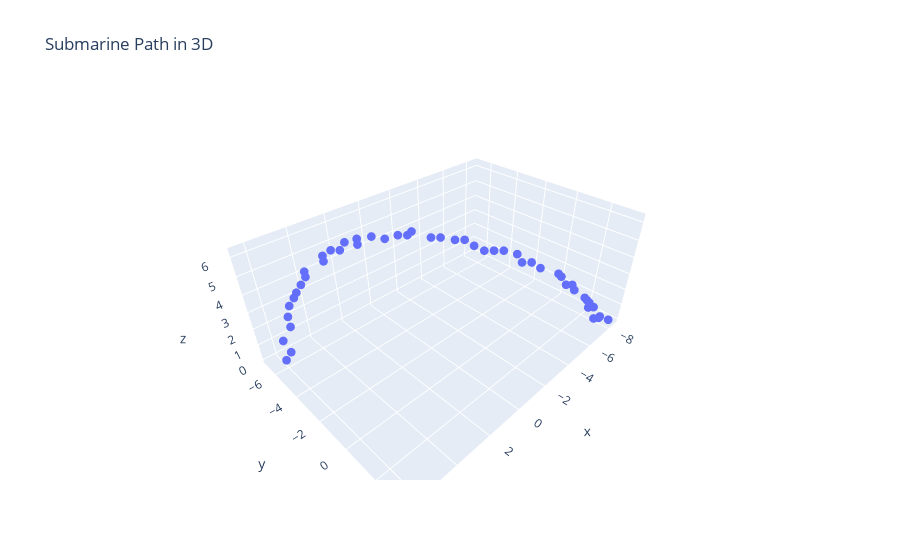

Source (notebook cell):
### Code cell
center_position = max_position

KX, KY, KZ= np.meshgrid(K_grid, K_grid, K_grid)

x_center_index = center_position[0]
y_center_index = center_position[1]
z_center_index = center_position[2]


def g_3d(KX, KY, KZ, s): # 3D Gaussian filter
   
    val = np.exp(-((KX-K_grid[x_center_index])**2 + (KY-K_grid[y_center_index])**2 + (KZ-K_grid[z_center_index])**2) / (2 * s**2))
    return val

sigma = 4.5
filter_ft = g_3d(KX, KY, KZ, sigma)

all_positions_index = []
all_unfiltered_positions_index = []

for j in range(0, 49):
    
    signal = np.reshape(d[:, j], (N_grid, N_grid, N_grid))
    fhat = np.fft.fftshift(np.fft.fftn(signal))
    filtered_fhat = fhat * filter_ft
    
    filtered_data = np.fft.ifftn(np.fft.ifftshift(filtered_fhat))
    unfiltered_data = np.fft.ifftn(np.fft.ifftshift(fhat))
    
    magnitude_filtered_FT = np.abs(filtered_data)
    magnitude_unfiltered_FT = np.abs(unfiltered_data)
    
    current_position_index = np.unravel_index(np.argmax(magnitude_filtered_FT), magnitude_filtered_FT.shape)
    unfiltered_position_index = np.unravel_index(np.argmax(magnitude_unfiltered_FT), magnitude_unfiltered_FT.shape)
    
    all_positions_index.append(current_position_index)
    all_unfiltered_positions_index.append(unfiltered_position_index)
    
all_positions_index = np.array(all_positions_index)
all_unfiltered_positions_index = np.array(all_unfiltered_positions_index)


# Extract x and y coordinates for each index
x_coordinates = x[all_positions_index[:, 0]]
y_coordinates = y[all_positions_index[:, 1]]
z_coordinates = z[all_positions_index[:, 2]]

x_unfil = x[all_unfiltered_positions_index[:, 0]]
y_unfil = y[all_unfiltered_positions_index[:, 1]]

fig_data = go.Scatter3d( x = x_coordinates, y = y_coordinates, z = z_coordinates, mode='markers',
                       marker=dict(size=3))
fig = go.Figure( data = [fig_data] )
fig.update_layout(title_text='Submarine Path in 3D')
fig.show()

#Plot the x and y values
plt.figure(figsize=(12, 8))

plt.plot(x_coordinates, y_coordinates, color = 'red', linewidth=5, label='Filtered Path')
plt.plot(x_unfil, y_unfil, label='Unfiltered Path')


plt.xlabel('X Position')
plt.ylabel('Y Position')
plt.title('Submarine Paths Over Time')
plt.legend()
plt.grid(True)
plt.show()

### Figure 1 — Plotly figure (JSON) as saved in the notebook; plotly's stock layout.template omitted (floating-point values rounded to 4 significant figures)
{"data": [{"marker": {"size": 3}, "mode": "markers", "type": "scatter3d", "x": [-8.438, -7.812, -7.188, -7.188, -6.875, -6.25, -6.25, -5.938, -5.625, -5.312, -5, -4.688, -4.688, -4.375, -3.75, -3.438, -3.125, -3.125, -2.5, -2.188, -1.875, -1.875, -1.562, -1.25, -0.9375, -0.625, 0, 0, 0.3125, 0.625, 0.9375, 1.562, 1.562, 1.875, 2.188, 2.5, 2.812, 2.812, 3.75, 3.75, 4.062, 4.375, 4.688, 5, 5.312, 5.312, 5.938, 5.938, 6.25], "y": [3.438, 3.125, 3.125, 3.438, 3.125, 3.125, 3.125, 3.125, 3.125, 2.5, 2.812, 2.5, 2.188, 2.188, 1.562, 1.25, 0.9375, 0.625, 0.3125, 0, -0.3125, -0.9375, -1.25, -1.562, -2.188, -2.5, -3.125, -3.438, -3.75, -4.375, -5, -5.312, -5.312, -5.938, -5.938, -6.25, -6.562, -6.562, -6.875, -6.875, -6.875, -6.875, -6.562, -6.562, -6.25, -6.25, -5.938, -5.312, -5.312], "z": [0, 0.3125, 0.625, 0.9375, 1.562, 1.875, 2.188, 2.5, 2.812, 3.438, 3.438, 3.75, 4.062, 4.375, 4.688, 5, 5, 5.312, 5.625, 5.625, 5.625, 5.625, 5.938, 5.938, 5.938, 5.938, 6.25, 5.938, 5.938, 5.625, 5.625, 5.625, 5.312, 5.312, 5, 5, 4.688, 4.375, 4.062, 3.75, 3.438, 3.125, 3.125, 2.812, 2.5, 1.875, 1.562, 1.25, 0.9375]}], "layout": {"title": {"text": "Submarine Path in 3D"}}}
